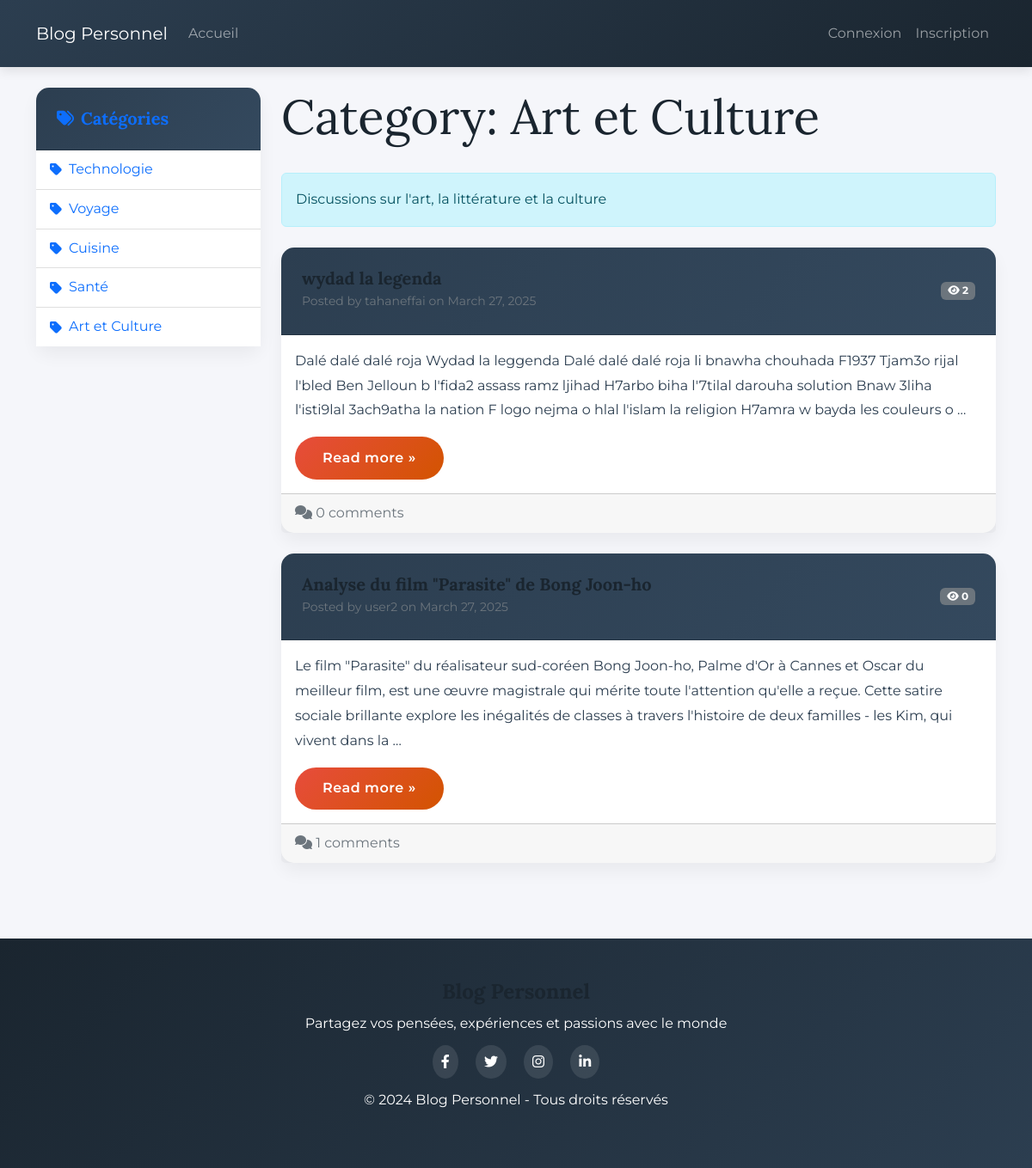
/category/5/, run on an earlier commit of the app's database.
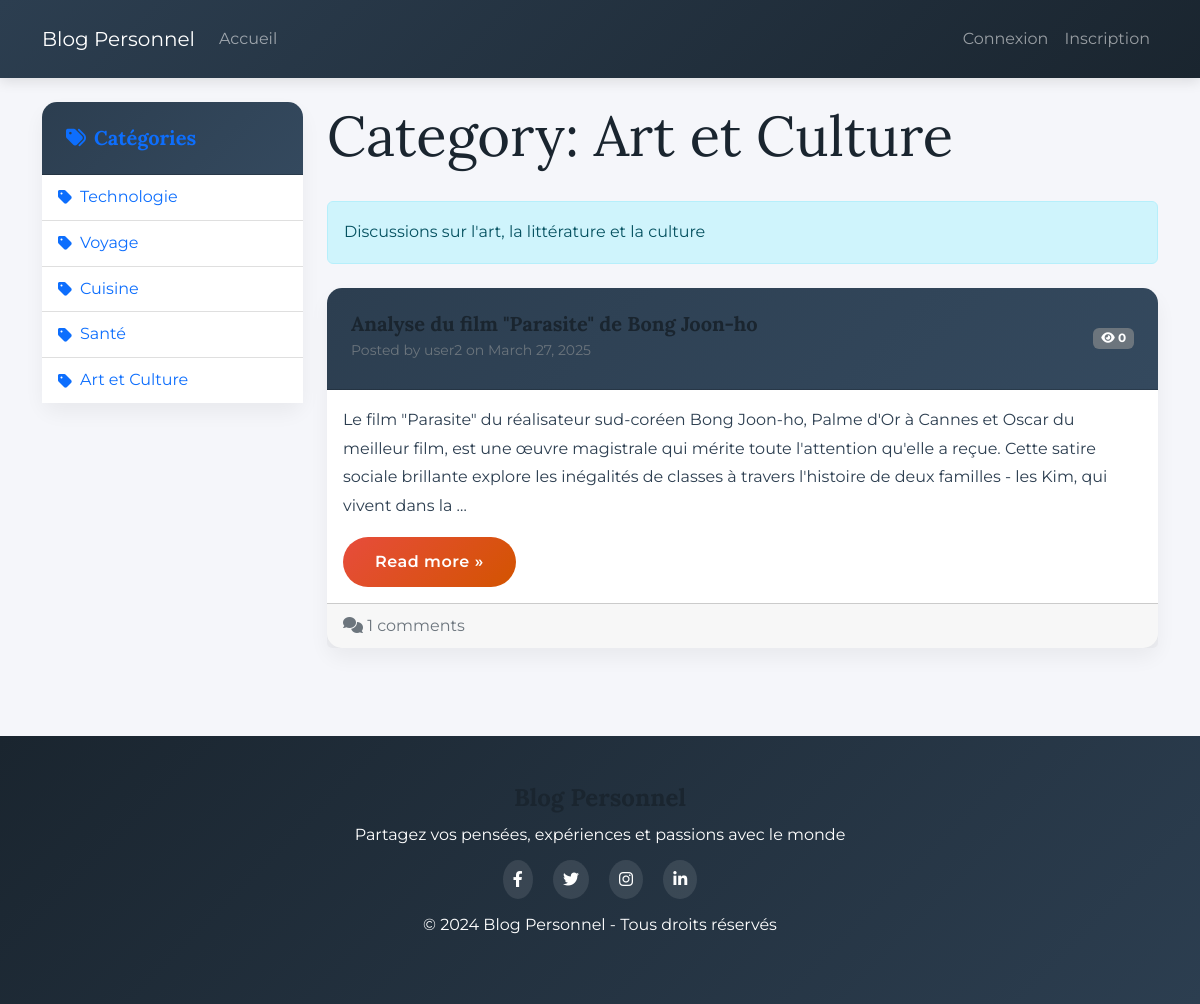
And on a later commit of the database.
### blog/models.py (models this page shows, shortened)
class Category(models.Model):
    name = models.CharField(max_length=100, unique=True)
    description = models.TextField(blank=True)
    class Meta:
        verbose_name_plural = 'Categories'

class Post(models.Model):
    title = models.CharField(max_length=200)
    content = models.TextField()
    date_posted = models.DateTimeField(default=timezone.now)
    author = models.ForeignKey(User, on_delete=models.CASCADE)
    category = models.ForeignKey(Category, on_delete=models.SET_NULL, null=True, blank=True)
    views = models.PositiveIntegerField(default=0)

### blog/views.py (the view)
# urls.py: path('category/<int:pk>/', CategoryView.as_view(), name='category-detail'),
class CategoryView(ListView):
    model = Post
    template_name = 'blog/category.html'
    context_object_name = 'posts'
    paginate_by = 5
    def get_queryset(self):
        self.category = get_object_or_404(Category, pk=self.kwargs['pk'])
        return Post.objects.filter(category=self.category).order_by('-date_posted')
    def get_context_data(self, **kwargs):
        context = super().get_context_data(**kwargs)
        context['category'] = self.category
        context['categories'] = Category.objects.all()
        return context

### templates/blog/category.html (shortened to what this page needs)
{% extends 'blog/base.html' %}
{% block content %}
    <div class="d-flex justify-content-between align-items-center mb-4">
        <h1 class="display-4">Category: {{ category.name }}</h1>
    </div>
    {% if category.description %}
        <div class="alert alert-info mb-4">
            {{ category.description }}
        </div>
    {% endif %}
    {% for post in posts %}
        <div class="card mb-4">
            <div class="card-header d-flex justify-content-between align-items-center bg-light">
                <div>
                    <h5 class="card-title mb-0">{{ post.title }}</h5>
                    <small class="text-muted">
                        Posted by {{ post.author.username }} on {{ post.date_posted|date:"F d, Y" }}
                    </small>
                </div>
                <span class="badge bg-secondary">
                    <i class="fas fa-eye"></i> {{ post.views }}
                </span>
            </div>
            <div class="card-body">
                <p class="card-text">{{ post.content|truncatewords:50 }}</p>
                <a href="{% url 'post-detail' post.id %}" class="btn btn-primary">Read more &raquo;</a>
            </div>
            <div class="card-footer text-muted d-flex justify-content-between">
                <div>
                    <i class="fas fa-comments"></i> {{ post.comments.count }} comments
                </div>
            </div>
        </div>
    {% endfor %}
{% endblock %}

### templates/blog/base.html (shortened to what the changed rows need)
<!DOCTYPE html>
<html lang="fr">
<head>
    <link href="https://cdn.jsdelivr.net/npm/bootstrap@5.2.3/dist/css/bootstrap.min.css" rel="stylesheet">
    <link rel="stylesheet" href="https://cdnjs.cloudflare.com/ajax/libs/font-awesome/6.0.0/css/all.min.css">
    <link rel="stylesheet" href="https://cdnjs.cloudflare.com/ajax/libs/animate.css/4.1.1/animate.min.css">
</head>
<body>
    <div class="container">
        <div class="row">
            <div class="col-md-3">
                <div class="sidebar animate-fade-in">
                    <div class="card">
                        <div class="card-body p-0">
                            <ul class="list-group list-group-flush">
                                {% for category in categories %}
                                    <li class="list-group-item">
                                        <a href="{% url 'category-detail' category.id %}"
                                           class="text-decoration-none text-primary d-flex align-items-center">
                                            <i class="fas fa-tag me-2"></i>
                                            <span>{{ category.name }}</span>
                                        </a>
                                    </li>
                                {% empty %}
                                    <li class="list-group-item">Aucune catégorie disponible</li>
                                {% endfor %}
                            </ul>
                        </div>
                    </div>
                </div>
            </div>
            <div class="col-md-9">
                <div class="animate-slide-up">
                    {% block content %}{% endblock %}
                </div>
            </div>
        </div>
    </div>
</body>
</html>

What changed in the data, as far as the page shows it:
removed Post: title "wydad la legenda", author.username "tahaneffai", date_posted "March 27, 2025", views "2", content "Dalé dalé dalé roja Wydad la leggenda Dalé dalé dalé roja li bnawha chouhada F1937 Tjam3o rijal l'bled Ben Jelloun b l'fida2 assass ramz ljihad H7arbo biha l'7tilal darouha solution Bnaw 3liha l'isti9lal 3ach9atha la nation F logo nejma o hlal l'islam la religion H7amra w bayda les couleurs o …", comments.count "0"
